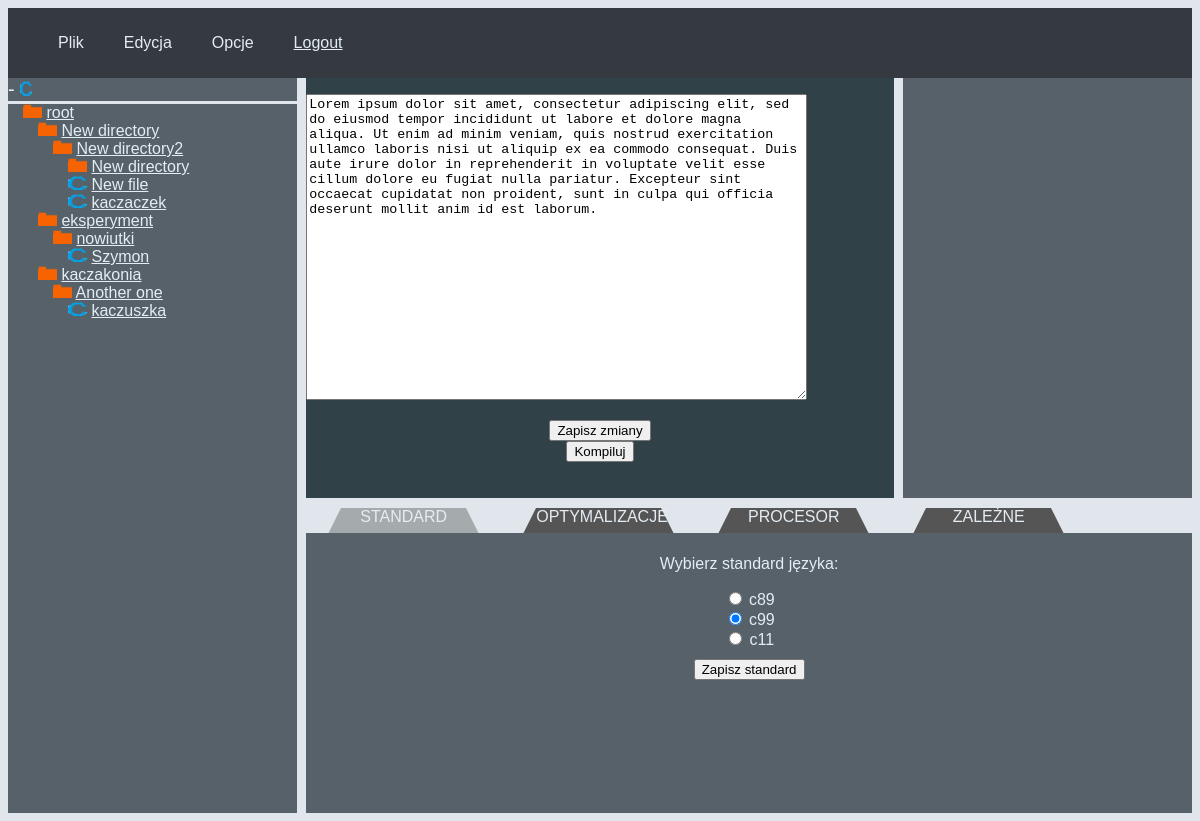
The app's page /dir_browse/file_detail/2/ (signed in) with its own data.
### dir_browse/models.py (models this page shows, shortened)
class FileSystemAbstractModel(BaseModel):
    parent = models.ForeignKey('Directory', on_delete=models.CASCADE, blank=True, null=True)
    class Meta:
        abstract = True

class Directory(FileSystemAbstractModel):
    is_a_file = False
    class Meta:
        abstract = False

class File(FileSystemAbstractModel):
    text = models.CharField(max_length=10000, default="siema")
    is_a_file = True
    class Meta:
        abstract = False

class Standard(models.Model):
    name = models.CharField(max_length = 10)

### dir_browse/views.py (the view)
# urls.py: path('file_detail/<int:pk>/', views.file_detail, name='file_detail'),
@login_required
def file_detail(request, pk):
    file = get_object_or_404(File, id=pk)
    if file.owner != request.user:
        return HttpResponseNotFound()
    if request.method == "POST":
        form = EditorForm(request.POST)
        if form.is_valid():
            text = form.cleaned_data["text"]
            file.text = text
            file.change_date = timezone.now()
            file.save()
            return HttpResponse()
    else:
        form = EditorForm(initial={'text': file.text})
    list = append_descendants(request.user, None, [])
    standard_list = Standard.objects.all()
    processor_list = Processor.objects.all()
    asm = getDataOrNothing(file.name)
    optimizations_form = OptimizationsForm()
    dependant_form = DependantForm()
    settings = CompilationSettings.objects.order_by("id")[0]
    return render(request, "dir_browse/file_detail.html", {"settings": settings, "dependant_form": dependant_form, "optimizations_form": optimizations_form, "form": form, "file": file, "directory_list": list, "pk": pk, "standard_list": standard_list, "asm": asm, "processor_list": processor_list})

### dir_browse/forms.py
class DependantForm(forms.Form):
    def __init__(self, *args, **kwargs):
        super(DependantForm, self).__init__(*args, **kwargs)
        if CompilationSettings.objects.all().count() > 0:
            self.fields['options'] = forms.MultipleChoiceField(choices=[(o.name, str(o)) for o in DependantOption.objects.filter(
            processor=CompilationSettings.objects.order_by("id")[0].processor)], label='', required=False)
        else:
            self.fields['options'] = forms.MultipleChoiceField(choices=[(o.name, str(o)) for o in DependantOption.objects.all()], label='', required=False)
    if CompilationSettings.objects.all().count() > 0:
        options = forms.MultipleChoiceField(choices=[(o.name, str(o)) for o in DependantOption.objects.filter(
            processor=CompilationSettings.objects.order_by("id")[0].processor)], label='', required=False)
    else:
         options = forms.MultipleChoiceField(choices=[(o.name, str(o)) for o in DependantOption.objects.all()], label='', required=False)

class OptimizationsForm(forms.Form):
    options = forms.MultipleChoiceField(
        choices=[(o.name, str(o)) for o in Optimization.objects.all()], label='', required=False)

### dir_browse/models.py (called while the page is built)
    def __str__(self):
        return self.name

### dir_browse/views.py (called while the page is built)
def getDataOrNothing(file):
    try:
        text_file = open(file + ".asm", "r")
        data = text_file.read()
        text_file.close()
    except:
        return ("")
    return (data)

def append_descendants(user, name, list):
    children = Directory.objects.filter(
        parent=name).filter(alive=True, owner=user).order_by("name")
    children2 = File.objects.filter(
        parent=name).filter(alive=True, owner=user).order_by("name")
    if children.count() or children2.count() >= 1 and name != None:
        list.append("in")
    for child in children:
        list.append(child)
        list = append_descendants(user, child, list)
    for child in children2:
        list.append(child)
    if children.count() or children2.count() >= 1 and name != None:
        list.append("out")
    return list

### dir_browse/templates/dir_browse/file_detail.html (shortened to what this page needs)
{% extends 'dir_browse/base.html' %}
{% block left %}
<a class="directories-menu-button" id="delete-button" href={% url 'dir_browse:delete_file' pk %}>-{% load static %}
    <img src={% static 'dir_browse/images/file.png' %} alt="file icon">
{% endblock %}
{% block centre %}
<div class="cell-code">
    <form action={% url 'dir_browse:file_detail' pk %} id="formdata" method="post">
        <div class="code-area">
        {{form.as_p}}
        </div>
        <input type="submit" value="Zapisz zmiany">
    </form>
    <form action={% url 'dir_browse:compile' pk %} method="post">
        <input type="submit" value="Kompiluj">
    </form>
</div>
<link rel="stylesheet" href="https://cdnjs.cloudflare.com/ajax/libs/codemirror/5.65.0/codemirror.min.css"
 />
<link rel="stylesheet" href="https://cdnjs.cloudflare.com/ajax/libs/codemirror/5.65.0/theme/oceanic-next.min.css"
 />
{% endblock %}

### dir_browse/templates/dir_browse/base.html (shortened to what this page needs)
<!DOCTYPE html>
<html lang="pl-PL">
<head>
    {% load static %}
    <link rel="stylesheet" href={% static 'dir_browse/schemeStyle.css' %}>
</head>
<body>
    <div class="wrapper">
        <div class="cell-top">
                {% load static %}
            <nav class="bar">
                <ul class="bar-list">
                    <li>Plik</li>
                    <li>Edycja</li>
                    <li>Opcje</li>
                    {% if request.user.is_authenticated %}
                    <li><a class="top-cell-link" href="{% url 'dir_browse:logout' %}">Logout</a></li>
                    {% else %}
                    <li><a class="top-cell-link" href="{% url 'dir_browse:login' %}">Login</a></li>
                    {% endif %}
                </ul>
            </nav>
        </div>
        <div class="cell-directories">
            <div class="directories-menu">
                {% block left %}
                {% endblock %}
            </div>
            <div class="directory">
                <img src={% static 'dir_browse/images/directory.png' %} alt="directory icon">
                <a class="directories-menu-link" href="{% url 'dir_browse:index'%}">root</a>
            </div>
            {% if directory_list %}
            <ul class="directory">
                {% for directory in directory_list %}
                {% if directory == 'in' %}
                <ul class="directory">
                    {% elif directory == 'out' %}
                </ul>
                {% else %}
                {% if directory.is_a_file == False %}
                {% load static %}
                <li>
                    <img src={% static 'dir_browse/images/directory.png' %} alt="directory icon">
                    <a class="directories-menu-link" href={% url 'dir_browse:dir_detail' directory.id %}>{{directory.name }}</a>
                </li>
                {% else %}
                <li>
                    <img src={% static 'dir_browse/images/file.png' %} alt="directory icon">
                    <a class="directories-menu-link" href={% url 'dir_browse:file_detail' directory.id %}>{{directory.name }}</a>
                </li>
                {% endif %}
                {% endif %}
                {% endfor %}
            </ul>
            {% else %}
            <p>No directories are available.</p>
            {% endif %}
        </div>
        {% block centre %}
        {% endblock %}
        <div class="cell-right">
        </div>
        {% block down %}
        <div class="cell-tab">
            <div class="tab" id="defaultOpen" onclick="openTab(event, 'tab1')">STANDARD</div>
            <div class="tab" onclick="openTab(event, 'tab2')">OPTYMALIZACJE</div>
            <div class="tab" onclick="openTab(event, 'tab3')">PROCESOR</div>
            <div class="tab" onclick="openTab(event, 'tab4')">ZALEŻNE</div>
        </div>
        <div class="cell-tab-data" id="tab1">
            <form action={% url 'dir_browse:choose_standard' %} method="post">
                <fieldset>
                    <p>Wybierz standard języka:</p>
                    {% for standard in standard_list %}
                    {% if settings.standard == standard %}
                    <input type="radio" name="standard" id="standard{{ forloop.counter }}" value="{{ standard.id }}"
                        checked="checked">
                    {%else %}
                    <input type="radio" name="standard" id="standard{{ forloop.counter }}" value="{{ standard.id }}">
                    {%endif%}
                    <label for="standard{{ forloop.counter }}">{{ standard.name }}</label><br>
                    {% endfor %}
                </fieldset>
                <input type="submit" value="Zapisz standard">
            </form>
        </div>
        {% endblock %}
    </div>
</body>
</html>

### dir_browse/static/dir_browse/schemeStyle.css (style rules this page uses)
:root { --first-color: #566169; --second-color: #304148; --top-cell-color: #343a40; --top-cell-hover-color: #51575c; --tab-hover-color: #7f868b; --tab-active-color: #a5aaad; --tab-color: #555; --text-color: rgb(228, 237, 244); --text-color-darker: rgb(213, 221, 226); --text-color-darkest: rgb(184, 191, 197); --background-white: rgb(225, 230, 236); }
body { background-color: var(--background-white); }
fieldset { border: none }
.wrapper { display: grid; grid-template-columns: 1fr 1fr 1fr 1fr; grid-template-rows: 1fr 6fr 0.5fr 4fr; grid-column-gap: 9px; grid-row-gap: 0px; text-align: center; }
[class^='cell'] { min-height: 10px; color: var(--text-color); font-family: 'Titillium Web', 'Alegreya Sans', sans-serif; }
ul { list-style: none; }
.cell-directories { grid-row: 2/5; background-color: var(--first-color); }
.directory { padding-left: 15px; margin: 0; text-align: start; }
.directory img { height: 14px; width: 19px; }
.directories-menu { border-bottom: 3px solid var(--background-white); text-align: left; }
.directories-menu-button { font-size: 20px; color: var(--text-color); background-color: var(--first-color); margin-right: 10px; }
.directories-menu-button:link { text-decoration: none; }
.directories-menu-button img { max-height: 15px; }
.directories-menu-link:link { color: var(--text-color); }
.cell-code { grid-column: 2/4; background-color: var(--second-color); resize: none; }
.code-area { text-align: left; }
.cell-code::placeholder { color: var(--text-color); }
.cell-right { grid-column: 4/4; background-color: var(--first-color); }
.cell-tab { grid-column: 2/5; }
.cell-tab-data { display: none; background-color: var(--first-color); grid-column: 2/5; }
.tab { border-bottom: 50px solid var(--tab-color); border-left: 25px solid transparent; border-right: 25px solid transparent; height: 0; width: 125px; margin: 10px; float: left; }
.tab.active { border-bottom: 50px solid var(--tab-active-color); }
.cell-top { grid-column: 1/5; background-color: var(--top-cell-color); }
.bar-list li { color: var(--text-color); padding: 10px; margin-bottom: 10px; margin-right: 35px; }
.top-cell-link:link { color: var(--text-color); }
@media only screen and (min-width: 601px) { .bar-list li:not(:last-child) { margin-right: 20px; } }
@media only screen and (min-width: 601px) { .bar-list li { float: left; padding: 10px; margin-bottom: 10px; max-height: 20px; } }

### records on screen
Directory: name "New directory"
Directory: name "New directory2"
Directory: name "New directory"
File: name "New file"
File: name "kaczaczek", text "Lorem ipsum dolor sit amet, consectetur adipiscing elit, sed do eiusmod tempor incididunt ut labore et dolore magna aliqua. Ut enim ad minim veniam, quis nostrud exercitation ullamco laboris nisi ut aliquip ex ea commodo consequat. Duis aute irure dolor in reprehenderit in voluptate velit esse cillum dolore eu fugiat nulla pariatur. Excepteur sint occaecat cupidatat non proident, sunt in culpa qui officia deserunt mollit anim id est laborum."
Directory: name "eksperyment"
Directory: name "nowiutki"
File: name "Szymon"
Directory: name "kaczakonia"
Directory: name "Another one"
File: name "kaczuszka"
Standard: name "c89"
Standard: name "c99"
Standard: name "c11"
